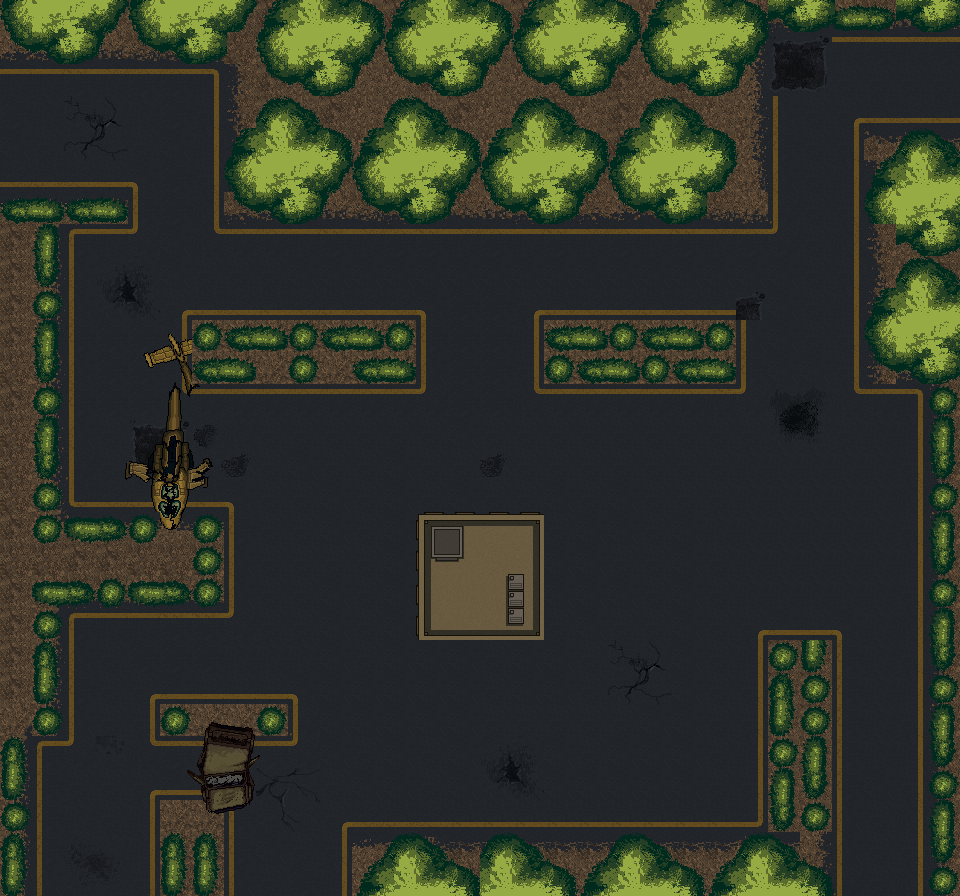

Rendered tile map (Tiled .tmx) drawn with the repository's tilesets; below, a short description and the map source with its tile grids summarised:
An orthogonal 30x28 tile map with 32x32 px tiles, 6 tile layers (WalkArea, EnemyWalkArea, Dirt, Roads, ...), 8 tilesets.

<map version="1.0" tiledversion="2018.03.21" orientation="orthogonal" renderorder="right-down" width="30" height="28" tilewidth="32" tileheight="32" infinite="0" nextobjectid="1">
 <tileset firstgid="1" name="DirtToRoad" tilewidth="32" tileheight="32" tilecount="100" columns="10">
  <grid orientation="orthogonal" width="24" height="24" />
  <image source="../TileAssets/WarZone Assets/tds-modern-tilesets-environment/PNG/Tiles/_0008_DirtToRoad.png" width="320" height="320" />
 </tileset>
 <tileset firstgid="101" name="RoadDecals" tilewidth="32" tileheight="32" tilecount="100" columns="10">
  <image source="../TileAssets/WarZone Assets/tds-modern-tilesets-environment/PNG/Tiles/_0005_RoadDecals.png" width="320" height="320" />
 </tileset>
 <tileset firstgid="201" name="Bush_01" tilewidth="31" tileheight="30" tilecount="1" columns="1">
  <image source="../TileAssets/WarZone Assets/tds-modern-tilesets-environment/PNG/Trees Bushes/TDS04_0012_Bush-01.png" width="31" height="30" />
 </tileset>
 <tileset firstgid="202" name="BrokenChopper" tilewidth="32" tileheight="32" tilecount="81" columns="9">
  <image source="../TileAssets/WarZone Assets/tds-modern-soldiers-and-vehicles-sprites-2/Helicopter/Broken/BrokenBase.png" width="288" height="288" />
 </tileset>
 <tileset firstgid="283" name="Humvee_Broken_05" tilewidth="32" tileheight="32" tilecount="16" columns="4">
  <grid orientation="orthogonal" width="128" height="128" />
  <image source="../TileAssets/WarZone Assets/tds-pixel-art-modern-soldiers-and-vehicles-sprites/Humvee/Broken/Humvee_Broken_0005.png" width="128" height="128" />
 </tileset>
 <tileset firstgid="299" name="Tree_01" tilewidth="35" tileheight="32" tilecount="16" columns="4">
  <grid orientation="orthogonal" width="32" height="32" />
  <image source="../TileAssets/WarZone Assets/tds-modern-tilesets-environment/PNG/Trees Bushes/TDS04_0019_Tree4.png" width="140" height="131" />
 </tileset>
 <tileset firstgid="315" name="Bush_02" tilewidth="32" tileheight="28" tilecount="2" columns="2">
  <grid orientation="orthogonal" width="16" height="16" />
  <image source="../TileAssets/WarZone Assets/tds-modern-tilesets-environment/PNG/Trees Bushes/TDS04_0011_Bush-02.png" width="66" height="28" />
 </tileset>
 <tileset firstgid="317" name="Base" tilewidth="32" tileheight="32" tilecount="16" columns="4">
  <grid orientation="orthogonal" width="263" height="139" />
  <image source="../TileAssets/WarZone Assets/tds-modern-tilesets-environment/PNG/House/TDS04_0000_House01.png" width="132" height="132" />
 </tileset>
 <layer name="WalkArea" width="30" height="28">
  <data>[840 cells, 840 non-empty, 2 distinct tile ids]</data>
 </layer>
 <layer name="EnemyWalkArea" width="30" height="28">
  <data>[840 cells, 840 non-empty, 2 distinct tile ids]</data>
 </layer>
 <layer name="Dirt" width="30" height="28">
  <data>[840 cells, 796 non-empty, 20 distinct tile ids]</data>
 </layer>
 <layer name="Roads" width="30" height="28">
  <data>[840 cells, 705 non-empty, 96 distinct tile ids]</data>
 </layer>
 <layer name="Base" width="30" height="28">
  <data>[840 cells, 16 non-empty, 16 distinct tile ids]</data>
 </layer>
 <layer name="Obstacle" width="30" height="28">
  <data>[840 cells, 300 non-empty, 51 distinct tile ids]</data>
 </layer>
</map>
